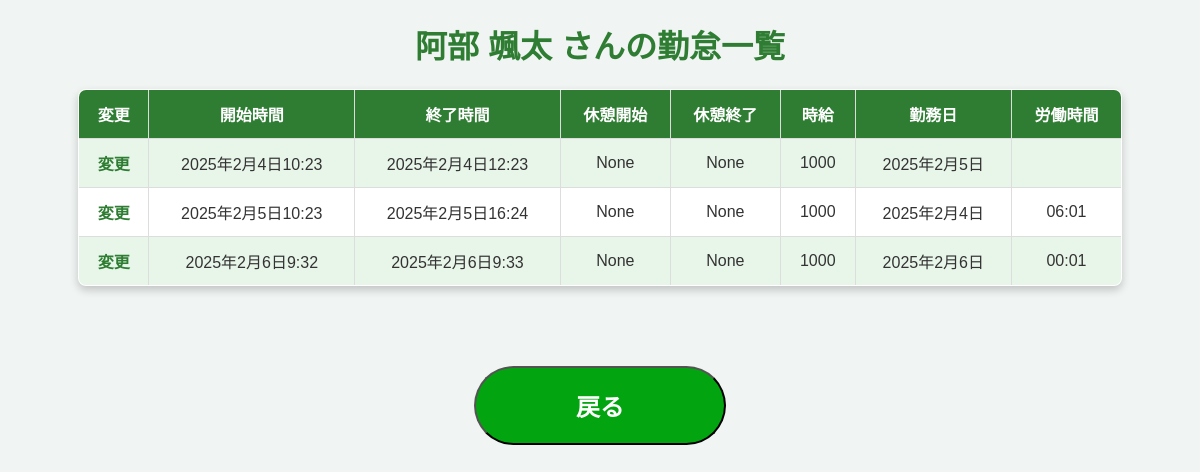
/letswork/works/31/, run on the app's committed database.
### account/models.py (models this page shows, shortened)
class Account_e(models.Model):
    class Meta:
        db_table = 'account_e'
    e_id = models.AutoField(verbose_name='従業員id', primary_key=True)
    e_first1 = models.CharField(verbose_name='姓', max_length=50)
    e_last1 = models.CharField(verbose_name='名', max_length=50)
    e_first2 = models.CharField(verbose_name='セイ', max_length=50)
    e_last2 = models.CharField(verbose_name='メイ', max_length=50)
    hour = models.IntegerField(verbose_name='時給')

### letswork/models.py (models this page shows, shortened)
class Work(models.Model):
    class Meta:
        db_table = 'work'
    id = models.AutoField(verbose_name='勤怠id', primary_key=True)
    w_start = models.DateTimeField(verbose_name='勤怠開始時間')
    b_start = models.DateTimeField(verbose_name='休憩開始', null=True, blank=True)
    b_end = models.DateTimeField(verbose_name='休憩終了', null=True, blank=True)
    w_end = models.DateTimeField(verbose_name='勤怠終了時間', null=True, blank=True)
    p_hour = models.IntegerField(verbose_name='過去の時給',null=True, blank=True)
    attendance_date = models.DateField(default=now)
    work_duration_formatted = models.CharField(
        verbose_name='労働時間（HH:MM形式）',
        max_length=10,
        default='',
        blank=True
    )
    e_id = models.ForeignKey('account.Account_e', on_delete=models.CASCADE, verbose_name='従業員id')

### letswork/views.py (the view)
# urls.py: path('works/<int:e_id>/', views.WorkListView.as_view(), name='works'),
class WorkListView(View):
    def get(self, request, e_id):
        works = Work.objects.filter(e_id=e_id)
        employee = get_object_or_404(Account_e, e_id=e_id)
        return render(request, 'letswork/work_list.html', {'works': works, 'employee': employee})

### templates/letswork/work_list.html (shortened to what this page needs)
{% load static %}
<!DOCTYPE html>
<html lang="ja">
<head>
    <link rel="stylesheet" href="{% static 'css/work_list.css' %}">
</head>
<body>
    <h1>{{ employee.e_first1 }} {{ employee.e_last1 }} さんの勤怠一覧</h1>
    <table border="1">
        <tr>
            <th>変更</th>
            <th>開始時間</th>
            <th>終了時間</th>
            <th>休憩開始</th>
            <th>休憩終了</th>
            <th>時給</th>
            <th>勤務日</th>
            <th>労働時間</th>
        </tr>
        {% for work in works %}
        <tr>
            <td><a href="{% url 'letswork:attendance_edit' e_id=employee.e_id %}">変更</a></td>
            <td>{{ work.w_start }}</td>
            <td>{{ work.w_end }}</td>
            <td>{{ work.b_start }}</td>
            <td>{{ work.b_end }}</td>
            <td>{{ employee.hour }}</td>
            <td>{{ work.attendance_date }}</td>
            <td>{{ work.work_duration_formatted }}</td>
        </tr>
        {% endfor %}
    </table>
    <button type="button" class="btn" onclick="location.href='{% url 'letswork:employee_detail' employee.e_id %}'">戻る</button>
</body>
</html>

### static/css/work_list.css (style rules this page uses)
body { font-family: Arial, sans-serif; background-color: #F0F4F3; color: #333; text-align: center; margin: 20px; }
h1 { color: #2E7D32; }
table { width: 90%; margin: 20px auto; border-collapse: collapse; background-color: #fff; box-shadow: 0px 4px 8px rgba(0, 0, 0, 0.2); border-radius: 8px; overflow: hidden; }
table, th, td { border: 1px solid #ddd; }
th, td { padding: 12px; text-align: center; }
th { background-color: #2E7D32; color: white; }
td a { color: #2E7D32; text-decoration: none; font-weight: bold; }
tr:nth-child(even) { background-color: #E8F5E9; }
.btn { padding: 20px 100px; margin: 60px 70px; font-size: 1.5em; font-weight: 700; color: #fff; border-radius: 100px; background-color: #02A50F; cursor: pointer; }

### data on the page
Account_e: e_first1 "阿部", e_last1 "颯太", hour "1000"
Work: w_start "2025年2月4日10:23", w_end "2025年2月4日12:23", b_start "None", b_end "None", attendance_date "2025年2月5日"
Work: w_start "2025年2月5日10:23", w_end "2025年2月5日16:24", b_start "None", b_end "None", attendance_date "2025年2月4日", work_duration_formatted "06:01"
Work: w_start "2025年2月6日9:32", w_end "2025年2月6日9:33", b_start "None", b_end "None", attendance_date "2025年2月6日", work_duration_formatted "00:01"
